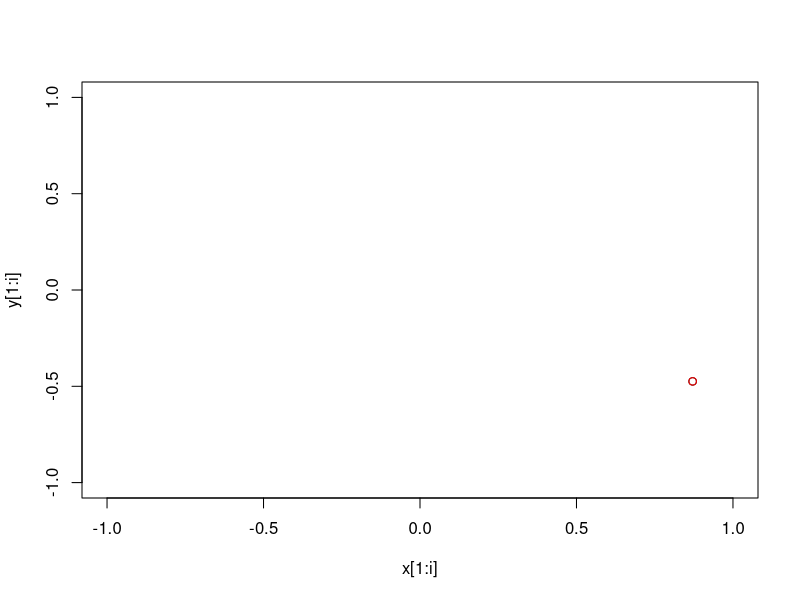
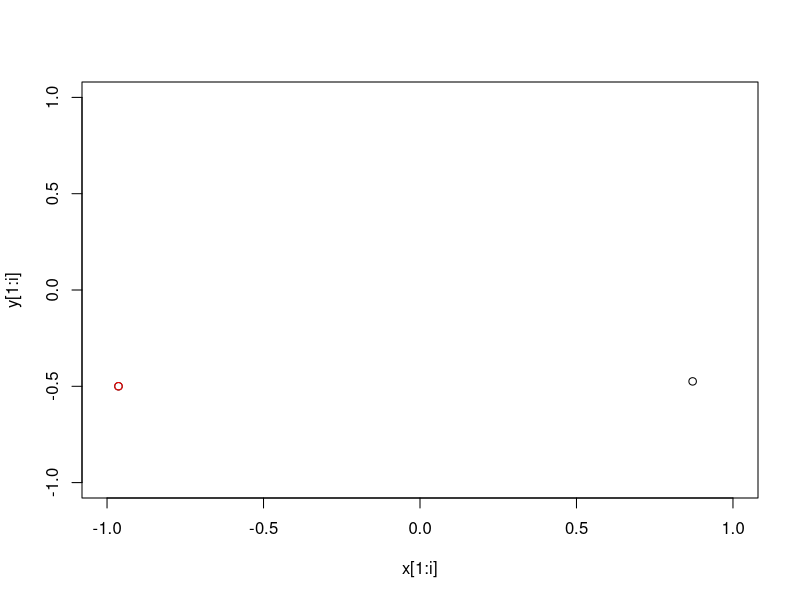
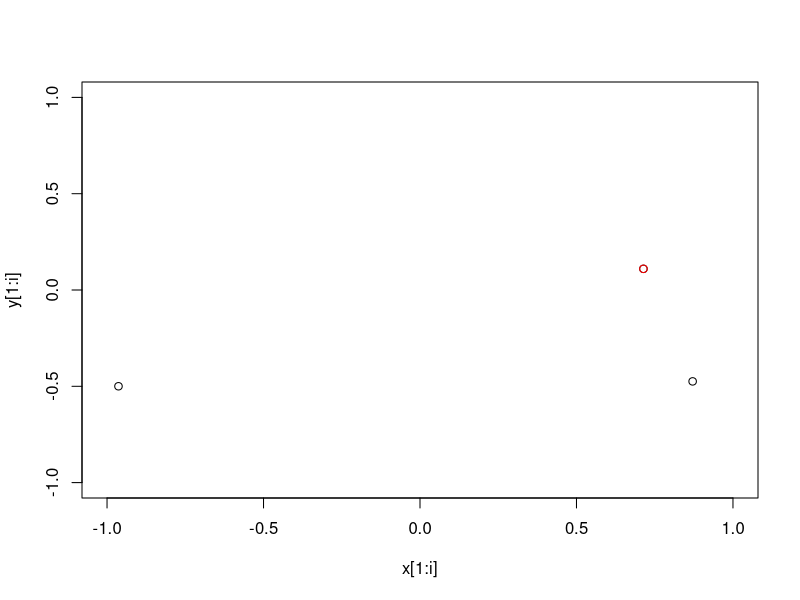
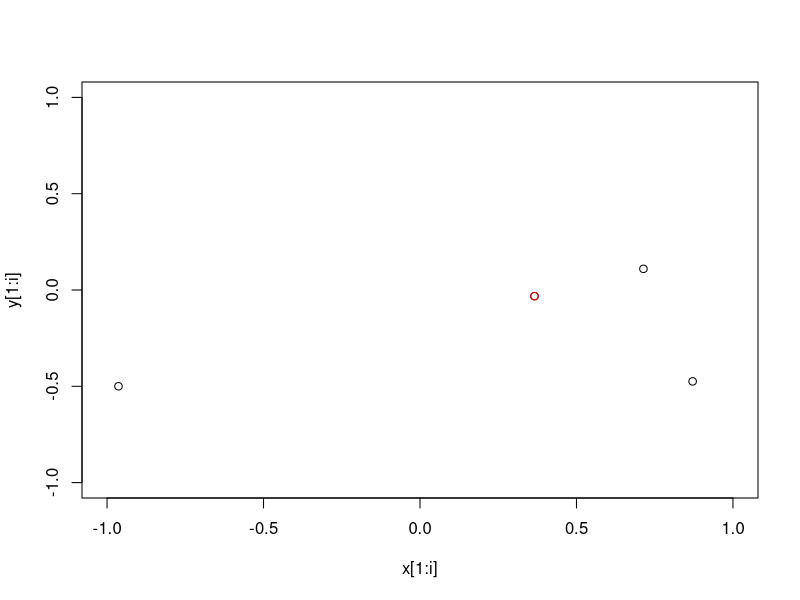
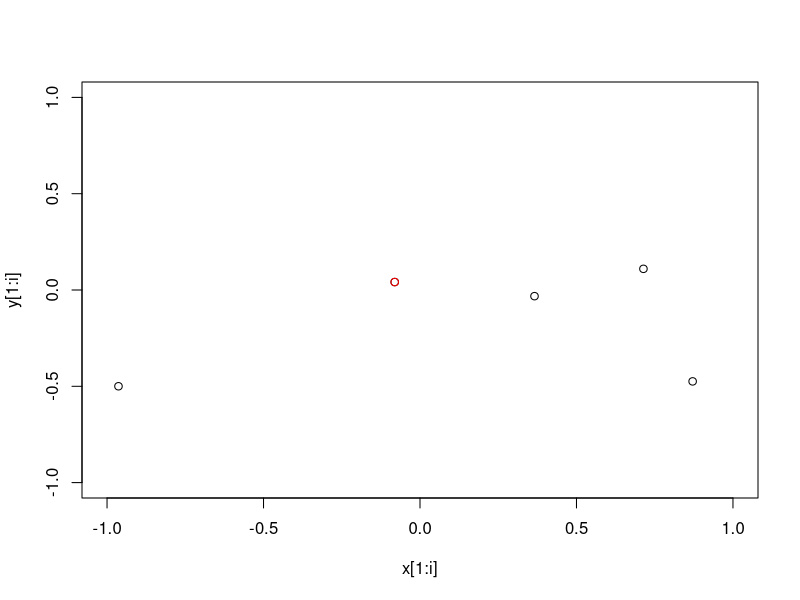
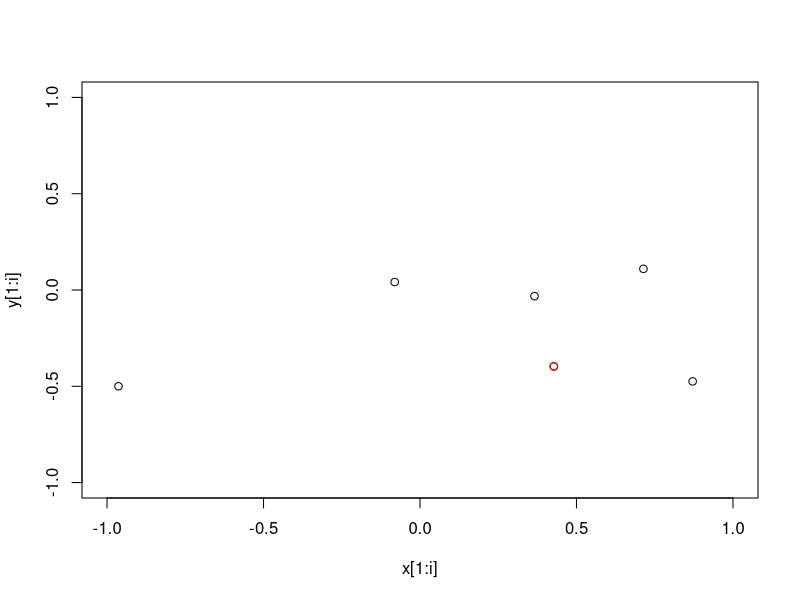
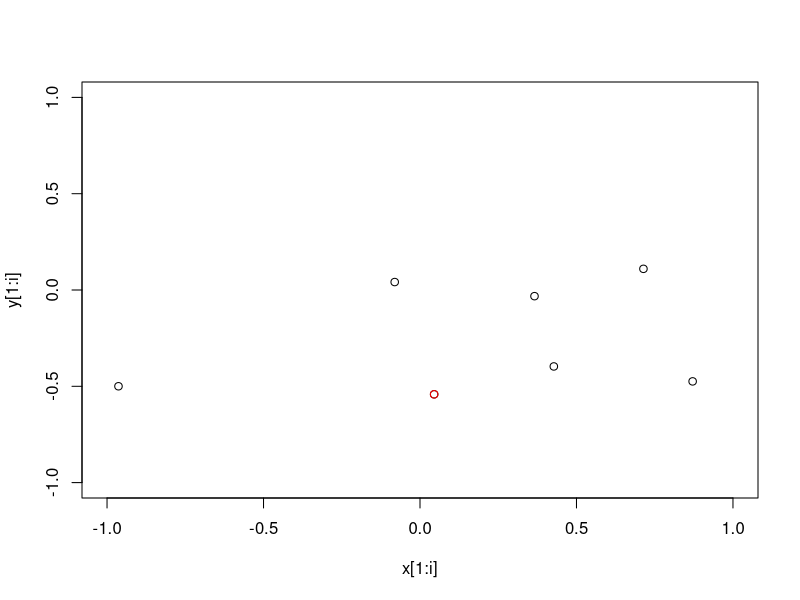
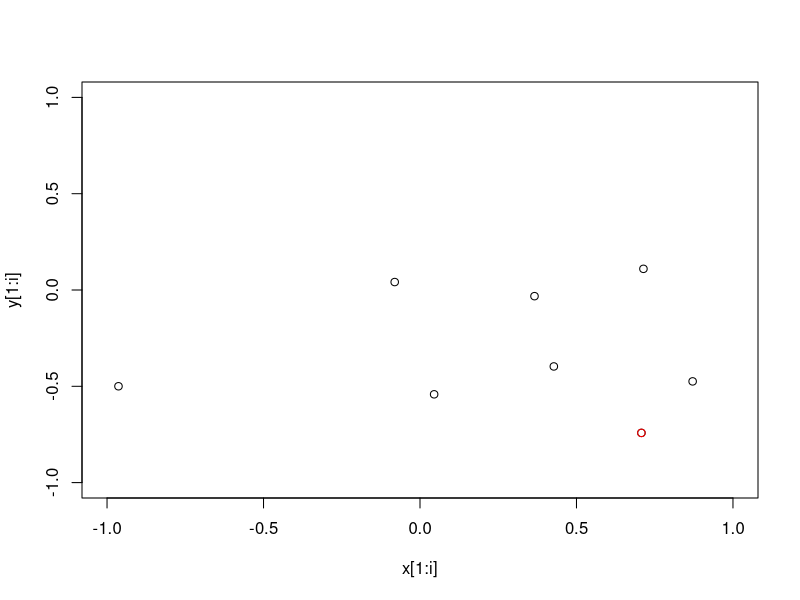

R code for these plots, in order: (Note: a time limit stopped this script after it produced the figures.)
num_darts <- 1000
num_darts_in_circle <- 0

x <- runif(n=num_darts,min=-1,max=1)
y <- runif(n=num_darts,min=-1,max=1)

sum_squares<-x^2+y^2
indexes_darts_in_circle <- which(sum_squares<=1)
num_darts_in_circle <- length(indexes_darts_in_circle)

print(4 * num_darts_in_circle/num_darts)

for(i in 1:num_darts){
  plot(x[1:i],y[1:i], xlim=c(-1,1),ylim=c(-1,1))
  points(x[i],y[i],col="red")
  Sys.sleep(0.5)
}
